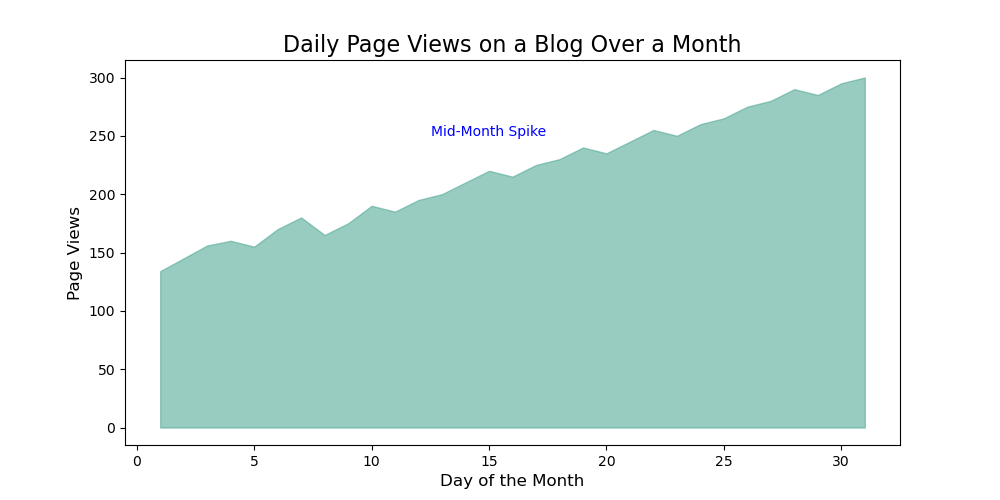

Source code (Python):

import matplotlib.pyplot as plt
import pandas as pd
from io import StringIO

csv_data = """Day,Page Views
1,134
2,145
3,156
4,160
5,155
6,170
7,180
8,165
9,175
10,190
11,185
12,195
13,200
14,210
15,220
16,215
17,225
18,230
19,240
20,235
21,245
22,255
23,250
24,260
25,265
26,275
27,280
28,290
29,285
30,295
31,300"""

data = pd.read_csv(StringIO(csv_data))

fig, ax = plt.subplots(figsize=(10, 5))

ax.fill_between(data['Day'], data['Page Views'], color="#5A9", alpha=0.6)

ax.set_xlabel('Day of the Month', fontsize=12)
ax.set_ylabel('Page Views', fontsize=12)
ax.set_title('Daily Page Views on a Blog Over a Month', fontsize=16)

ax.text(15, 250, 'Mid-Month Spike', fontsize=10, color='blue', ha='center')

plt.show()
